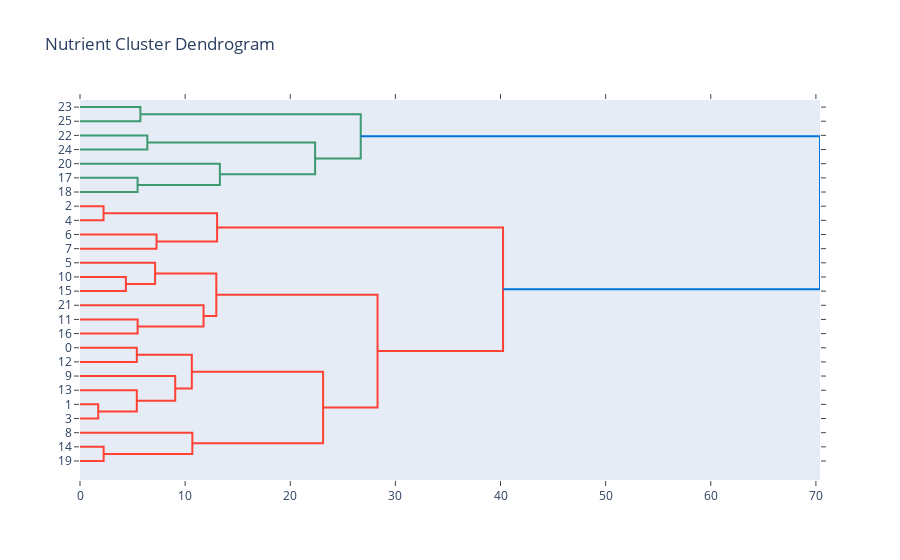

Here is the notebook cell this chart was saved with:
### Code cell
fig = plot_dendrogram(nut_cluster, orientation="left")
fig.layout.title = "Nutrient Cluster Dendrogram"
fig.show()

### Figure 1 — Plotly figure (JSON) as saved in the notebook; plotly's stock layout.template omitted (floating-point values rounded to 4 significant figures)
{"data": [{"hoverinfo": "text", "marker": {"color": "rgb(61,153,112)"}, "mode": "lines", "type": "scatter", "x": [0, 5.745, 5.745, 0], "xaxis": "x", "y": [-5, -5, -15, -15], "yaxis": "y"}, {"hoverinfo": "text", "marker": {"color": "rgb(61,153,112)"}, "mode": "lines", "type": "scatter", "x": [0, 6.403, 6.403, 0], "xaxis": "x", "y": [-25, -25, -35, -35], "yaxis": "y"}, {"hoverinfo": "text", "marker": {"color": "rgb(61,153,112)"}, "mode": "lines", "type": "scatter", "x": [0, 5.478, 5.478, 0], "xaxis": "x", "y": [-55, -55, -65, -65], "yaxis": "y"}, {"hoverinfo": "text", "marker": {"color": "rgb(61,153,112)"}, "mode": "lines", "type": "scatter", "x": [0, 13.3, 13.3, 5.478], "xaxis": "x", "y": [-45, -45, -60, -60], "yaxis": "y"}, {"hoverinfo": "text", "marker": {"color": "rgb(61,153,112)"}, "mode": "lines", "type": "scatter", "x": [6.403, 22.36, 22.36, 13.3], "xaxis": "x", "y": [-30, -30, -52.5, -52.5], "yaxis": "y"}, {"hoverinfo": "text", "marker": {"color": "rgb(61,153,112)"}, "mode": "lines", "type": "scatter", "x": [5.745, 26.7, 26.7, 22.36], "xaxis": "x", "y": [-10, -10, -41.25, -41.25], "yaxis": "y"}, {"hoverinfo": "text", "marker": {"color": "rgb(255,65,54)"}, "mode": "lines", "type": "scatter", "x": [0, 2.24, 2.24, 0], "xaxis": "x", "y": [-75, -75, -85, -85], "yaxis": "y"}, {"hoverinfo": "text", "marker": {"color": "rgb(255,65,54)"}, "mode": "lines", "type": "scatter", "x": [0, 7.28, 7.28, 0], "xaxis": "x", "y": [-95, -95, -105, -105], "yaxis": "y"}, {"hoverinfo": "text", "marker": {"color": "rgb(255,65,54)"}, "mode": "lines", "type": "scatter", "x": [2.24, 13.04, 13.04, 7.28], "xaxis": "x", "y": [-80, -80, -100, -100], "yaxis": "y"}, {"hoverinfo": "text", "marker": {"color": "rgb(255,65,54)"}, "mode": "lines", "type": "scatter", "x": [0, 4.363, 4.363, 0], "xaxis": "x", "y": [-125, -125, -135, -135], "yaxis": "y"}, {"hoverinfo": "text", "marker": {"color": "rgb(255,65,54)"}, "mode": "lines", "type": "scatter", "x": [0, 7.142, 7.142, 4.363], "xaxis": "x", "y": [-115, -115, -130, -130], "yaxis": "y"}, {"hoverinfo": "text", "marker": {"color": "rgb(255,65,54)"}, "mode": "lines", "type": "scatter", "x": [0, 5.481, 5.481, 0], "xaxis": "x", "y": [-155, -155, -165, -165], "yaxis": "y"}, {"hoverinfo": "text", "marker": {"color": "rgb(255,65,54)"}, "mode": "lines", "type": "scatter", "x": [0, 11.75, 11.75, 5.481], "xaxis": "x", "y": [-145, -145, -160, -160], "yaxis": "y"}, {"hoverinfo": "text", "marker": {"color": "rgb(255,65,54)"}, "mode": "lines", "type": "scatter", "x": [7.142, 12.96, 12.96, 11.75], "xaxis": "x", "y": [-122.5, -122.5, -152.5, -152.5], "yaxis": "y"}, {"hoverinfo": "text", "marker": {"color": "rgb(255,65,54)"}, "mode": "lines", "type": "scatter", "x": [0, 5.405, 5.405, 0], "xaxis": "x", "y": [-175, -175, -185, -185], "yaxis": "y"}, {"hoverinfo": "text", "marker": {"color": "rgb(255,65,54)"}, "mode": "lines", "type": "scatter", "x": [0, 1.734, 1.734, 0], "xaxis": "x", "y": [-215, -215, -225, -225], "yaxis": "y"}, {"hoverinfo": "text", "marker": {"color": "rgb(255,65,54)"}, "mode": "lines", "type": "scatter", "x": [0, 5.402, 5.402, 1.734], "xaxis": "x", "y": [-205, -205, -220, -220], "yaxis": "y"}, {"hoverinfo": "text", "marker": {"color": "rgb(255,65,54)"}, "mode": "lines", "type": "scatter", "x": [0, 9.058, 9.058, 5.402], "xaxis": "x", "y": [-195, -195, -212.5, -212.5], "yaxis": "y"}, {"hoverinfo": "text", "marker": {"color": "rgb(255,65,54)"}, "mode": "lines", "type": "scatter", "x": [5.405, 10.64, 10.64, 9.058], "xaxis": "x", "y": [-180, -180, -203.8, -203.8], "yaxis": "y"}, {"hoverinfo": "text", "marker": {"color": "rgb(255,65,54)"}, "mode": "lines", "type": "scatter", "x": [0, 2.249, 2.249, 0], "xaxis": "x", "y": [-245, -245, -255, -255], "yaxis": "y"}, {"hoverinfo": "text", "marker": {"color": "rgb(255,65,54)"}, "mode": "lines", "type": "scatter", "x": [0, 10.69, 10.69, 2.249], "xaxis": "x", "y": [-235, -235, -250, -250], "yaxis": "y"}, {"hoverinfo": "text", "marker": {"color": "rgb(255,65,54)"}, "mode": "lines", "type": "scatter", "x": [10.64, 23.12, 23.12, 10.69], "xaxis": "x", "y": [-191.9, -191.9, -242.5, -242.5], "yaxis": "y"}, {"hoverinfo": "text", "marker": {"color": "rgb(255,65,54)"}, "mode": "lines", "type": "scatter", "x": [12.96, 28.3, 28.3, 23.12], "xaxis": "x", "y": [-137.5, -137.5, -217.2, -217.2], "yaxis": "y"}, {"hoverinfo": "text", "marker": {"color": "rgb(255,65,54)"}, "mode": "lines", "type": "scatter", "x": [13.04, 40.24, 40.24, 28.3], "xaxis": "x", "y": [-90, -90, -177.3, -177.3], "yaxis": "y"}, {"hoverinfo": "text", "marker": {"color": "rgb(0,116,217)"}, "mode": "lines", "type": "scatter", "x": [26.7, 70.39, 70.39, 40.24], "xaxis": "x", "y": [-25.62, -25.62, -133.7, -133.7], "yaxis": "y"}], "layout": {"autosize": false, "height": null, "hovermode": "closest", "showlegend": false, "title": {"text": "Nutrient Cluster Dendrogram"}, "width": null, "xaxis": {"mirror": "allticks", "rangemode": "tozero", "showgrid": false, "showline": true, "showticklabels": true, "ticks": "outside", "type": "linear", "zeroline": false}, "yaxis": {"mirror": "allticks", "rangemode": "tozero", "showgrid": false, "showline": true, "showticklabels": true, "tickmode": "array", "ticks": "outside", "ticktext": ["23", "25", "22", "24", "20", "17", "18", "2", "4", "6", "7", "5", "10", "15", "21", "11", "16", "0", "12", "9", "13", "1", "3", "8", "14", "19"], "tickvals": [-5, -15, -25, -35, -45, -55, -65, -75, -85, -95, -105, -115, -125, -135, -145, -155, -165, -175, -185, -195, -205, -215, -225, -235, -245, -255], "type": "linear", "zeroline": false}}}
